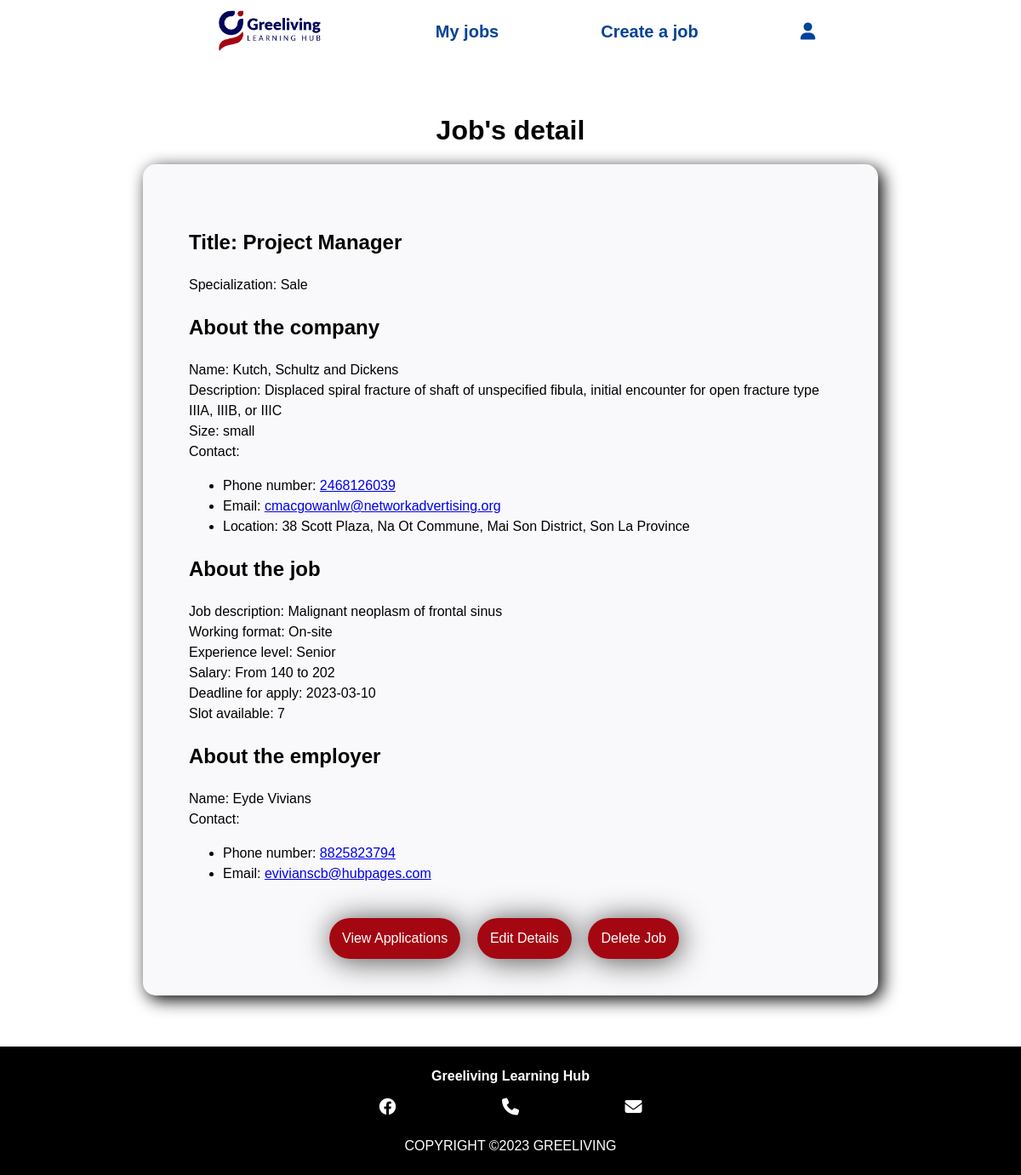
Page /GLH/job_detail_employer.php?jobId=2 (signed in) on the committed database.
### tables this page shows
CREATE TABLE `tbljob` (
  `id` int(11) NOT NULL,
  `title` varchar(100) NOT NULL,
  `description` text NOT NULL,
  `employerId` int(11) NOT NULL,
  `deadline` date NOT NULL,
  `salaryFrom` int(11) NOT NULL,
  `salaryTo` int(11) NOT NULL,
  `specializationId` int(11) DEFAULT NULL,
  `workingFormat` enum('Remote','Hybrid','On-site') NOT NULL,
  `experienceLevel` enum('Internship','Entry-level','Junior','Mid-level','Senior') NOT NULL,
  `slot` int(11) NOT NULL
);

CREATE TABLE `tbljobspecialization` (
  `id` int(11) NOT NULL,
  `title` varchar(50) NOT NULL
);

CREATE TABLE `tblcompany` (
  `id` int(11) NOT NULL,
  `name` varchar(100) NOT NULL,
  `size` enum('small','medium','large') NOT NULL,
  `description` text NOT NULL,
  `email` varchar(100) NOT NULL,
  `phone` varchar(12) NOT NULL,
  `locationId` int(11) NOT NULL,
  `locationDesc` varchar(200) NOT NULL
);

CREATE TABLE `tbllocationward` (
  `code` int(11) NOT NULL,
  `name` varchar(255) NOT NULL,
  `name_en` varchar(255) DEFAULT NULL,
  `full_name` varchar(255) DEFAULT NULL,
  `full_name_en` varchar(255) DEFAULT NULL,
  `code_name` varchar(255) DEFAULT NULL,
  `district_code` int(11) DEFAULT NULL
);

CREATE TABLE `tbllocationdistrict` (
  `code` int(11) NOT NULL,
  `name` varchar(255) NOT NULL,
  `name_en` varchar(255) DEFAULT NULL,
  `full_name` varchar(255) DEFAULT NULL,
  `full_name_en` varchar(255) DEFAULT NULL,
  `code_name` varchar(255) DEFAULT NULL,
  `province_code` int(11) DEFAULT NULL
);

CREATE TABLE `tbllocationprovince` (
  `code` int(11) NOT NULL,
  `name` varchar(255) NOT NULL,
  `name_en` varchar(255) DEFAULT NULL,
  `full_name` varchar(255) NOT NULL,
  `full_name_en` varchar(255) DEFAULT NULL,
  `code_name` varchar(255) DEFAULT NULL,
  `administrative_region_id` int(11) DEFAULT NULL
);

CREATE TABLE `tblemployer` (
  `id` int(11) NOT NULL,
  `firstName` varchar(30) NOT NULL,
  `lastName` varchar(30) NOT NULL,
  `birthdate` date NOT NULL,
  `sex` enum('M','F') NOT NULL,
  `email` varchar(50) NOT NULL,
  `phone` varchar(12) NOT NULL,
  `companyId` int(11) NOT NULL
);

### GLH/job_detail_employer.php (the view, shortened to what this page needs)
<?php
require_once("settings.php");
$jobId = $_GET['jobId'];
$conn = @mysqli_connect($host, $user, $pwd, $sql_db) or die ("Unable to connect");
$jobQuery = "SELECT
            tbljob.id AS jobId,
            tbljob.title AS jobTitle,
            tbljobspecialization.title AS jobSpec,
            tbljob.description AS jobDesc,
            tbljob.workingFormat AS jobWorkFormat,
            tbljob.experienceLevel AS jobExp,
            tbljob.salaryFrom AS jobSalFr,
            tbljob.salaryTo AS jobSalTo,
            tbljob.deadline AS jobDead,
            tbljob.slot AS jobAvaSlot,
            COUNT(tbljobapplication.id) AS jobAppSlot,
            tblcompany.id AS comId,
            tblemployer.id AS empId
            FROM
            tbljob
            JOIN tbljobspecialization ON tbljob.specializationId = tbljobspecialization.id
            JOIN tbljobapplication ON tbljob.id = tbljobapplication.jobId
            JOIN tblemployer ON tbljob.employerId = tblemployer.id
	        JOIN tblcompany ON tblemployer.companyId = tblcompany.id
            WHERE
            tbljob.id = $jobId;";
$jobQueryResult = mysqli_query($conn, $jobQuery) or die('Job query failed');
$jobQueryRow = mysqli_fetch_assoc($jobQueryResult);
$companyQuery = "SELECT tblcompany.name AS comName,
            tblcompany.description AS comDesc,
            tblcompany.size AS comSize,
            tblcompany.email AS comEmail,
            tblcompany.phone AS comPhone,
            tbllocationward.full_name_en AS comLocationWard,
            tbllocationdistrict.full_name_en AS comLocationDistrict,
            tbllocationprovince.full_name_en AS comLocationProvince,
            tblcompany.locationDesc AS comLocationDetail
            FROM
            tblcompany
            JOIN tbllocationward ON tblcompany.locationId = tbllocationward.code
            JOIN tbllocationdistrict ON tbllocationward.district_code = tbllocationdistrict.code
            JOIN tbllocationprovince ON tbllocationdistrict.province_code = tbllocationprovince.code
            WHERE
            tblcompany.id = " . $jobQueryRow['comId'];
$companyQueryResult = mysqli_query($conn, $companyQuery) or die('Job query failed');
$companyQueryRow = mysqli_fetch_assoc($companyQueryResult);
$employerQuery = "SELECT tblemployer.firstName AS empFName,
            tblemployer.lastName AS empLName,
            tblemployer.email AS empEmail,
            tblemployer.phone AS empPhone
            FROM tblemployer
            WHERE tblemployer.id = " . $jobQueryRow['empId'];
$employerQueryResult = mysqli_query($conn, $employerQuery) or die('Job query failed');
$employerQueryRow = mysqli_fetch_assoc($employerQueryResult);
?>
<!DOCTYPE html>
<html lang="en">
<head>
    <link rel="stylesheet" href="https://cdnjs.cloudflare.com/ajax/libs/font-awesome/6.1.1/css/all.min.css" />
    <link rel="stylesheet" href="styles/style.css">
</head>
<body>
    <?php
        include 'includes/header_employer.inc';
    ?>
    <main>
        <div class="job-detail-employer">
            <h1>Job's detail</h1>
            <div class="job-detail-employer-section">
                <div class="job-detail-employer-detail">
                    <h2 class="job-detail-title">Title: <?php echo $jobQueryRow['jobTitle']; ?></h2>
                    <p>Specialization: <?php echo $jobQueryRow['jobSpec']; ?></p>
                    <div class="job-detail-employer-element">
                        <h2>About the company</h2>
                        <p>Name: <?php echo $companyQueryRow['comName']; ?></p>
                        <p>Description: <?php echo $companyQueryRow['comDesc']; ?></p>
                        <p>Size: <?php echo $companyQueryRow['comSize']; ?></p>
                        <p>Contact: </p>
                        <ul>
                            <li>Phone number: <a href="tel:<?php echo $companyQueryRow['comPhone']; ?>"><?php echo $companyQueryRow['comPhone']; ?></a></li>
                            <li>Email: <a href="mailto:<?php echo $companyQueryRow['comEmail']; ?>"><?php echo $companyQueryRow['comEmail']; ?></a></li>
                            <li>Location: <?php echo $companyQueryRow['comLocationDetail'] . ', ' . $companyQueryRow['comLocationWard'] . ', ' . $companyQueryRow['comLocationDistrict'] . ', ' . $companyQueryRow['comLocationProvince']; ?></li>
                        </ul>
                    </div>
                    <div class="job-detail-employer-element">
                        <h2>About the job</h2>
                        <p>Job description: <?php echo $jobQueryRow['jobDesc']; ?></p>
                        <p>Working format: <?php echo $jobQueryRow['jobWorkFormat']; ?></p>
                        <p>Experience level: <?php echo $jobQueryRow['jobExp']; ?></p>
                        <p>Salary: From <?php echo $jobQueryRow['jobSalFr']; ?> to <?php echo $jobQueryRow['jobSalTo']; ?></p>
                        <p>Deadline for apply: <?php echo $jobQueryRow['jobDead']; ?></p>
                        <p>Slot available: <?php echo $jobQueryRow['jobAvaSlot']; ?></p>
                    </div>
                    <div class="job-detail-employer-element">
                        <h2>About the employer</h2>
                        <p>Name: <?php echo $employerQueryRow['empFName'] . ' ' . $employerQueryRow['empLName']; ?></p>
                        <p>Contact:</p>
                        <ul>
                            <li>Phone number: <a href="tel:<?php echo $employerQueryRow['empPhone']; ?>"><?php echo $employerQueryRow['empPhone']; ?></a></li>
                            <li>Email: <a href="mailto:<?php echo $employerQueryRow['empEmail']; ?>"><?php echo $employerQueryRow['empEmail']; ?></a></li>
                        </ul>
                    </div>
                    <div class="job-detail-employer-elements">
                        <a href="view_applications.php?jobId=<?php echo $jobQueryRow['jobId']; ?>" class="job-detail-employer-3elements">View Applications</a>
                        <a href="edit_job.php?jobId=<?php echo $jobQueryRow['jobId']; ?>" class="job-detail-employer-3elements">Edit Details</a>
                        <a href="delete_job.php?jobId=<?php echo $jobQueryRow['jobId']; ?>" class="job-detail-employer-3elements">Delete Job</a>
                    </div>
                </div>
            </div>
        </div>
    </main>
    <?php
        include 'includes/footer.inc';
    ?>
</body>
</html>

### GLH/styles/style.css (style rules this page uses)
html { scroll-behavior: smooth; }
body { margin: 0; font-family: Arial, Helvetica, sans-serif; }
.job-detail-employer { margin: 5%; }
.job-detail-employer h1 { text-align: center; }
.job-detail-employer-section { border-radius: 15px; }
.job-detail-employer-detail { background-color: #f9f9fb; box-shadow: 5px 5px 20px rgb(0, 0, 0); border-radius: 15px; padding: 5%; width: 70%; margin: 0 auto; line-height: 1.5; }
.job-detail-employer-detail p { margin: auto 0; }
.job-detail-employer-elements { margin-top: 7%; }
.job-detail-employer-elements:last-child { text-align: center; }
.job-detail-employer-3elements { text-decoration: none; padding: 2%; border-radius: 1000px; background-color: #a40711; color: white; box-shadow: 2px 2px 35px rgb(78, 75, 75); border: none; margin-right: 15px; }
main.candidatecoursedetailpage div h2, p { margin: 15px 30px; }
main.learningcoursedetail div h2, p { margin: 5px 0; }

### rows in the picture
tbljob: title "Project Manager", specializationId.title "Sale", description "Malignant neoplasm of frontal sinus", workingFormat "On-site", experienceLevel "Senior", salaryFrom "140", salaryTo "202", deadline "2023-03-10", slot "7"
tblcompany: name "Kutch, Schultz and Dickens", description "Displaced spiral fracture of shaft of unspecified fibula, initial encounter for open fracture type IIIA, IIIB, or IIIC", size "small", phone "2468126039", email "cmacgowanlw@networkadvertising.org", locationDesc "38 Scott Plaza", locationId.full_name_en "Na Ot Commune", tbllocationdistrict.full_name_en "Mai Son District", tbllocationprovince.full_name_en "Son La Province"
tblemployer: firstName "Eyde", lastName "Vivians", phone "8825823794", email "evivianscb@hubpages.com"
